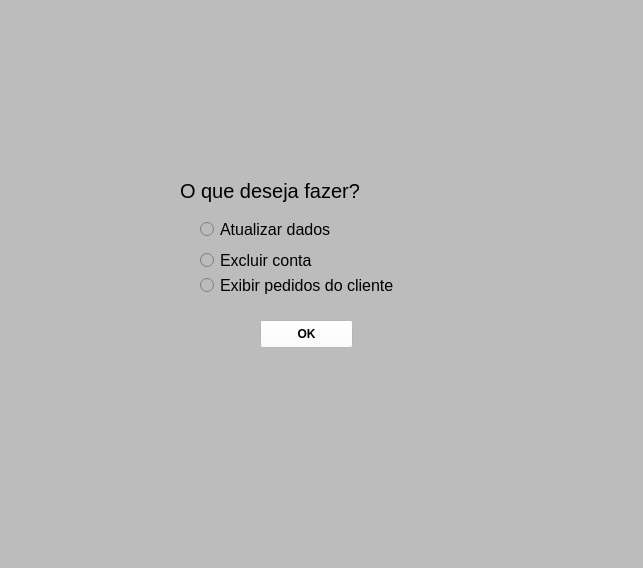
<?xml version="1.0" encoding="UTF-8"?>
<ui version="4.0">
 <class>MainWindow</class>
 <widget class="QMainWindow" name="MainWindow">
  <property name="geometry">
   <rect>
    <x>0</x>
    <y>0</y>
    <width>643</width>
    <height>568</height>
   </rect>
  </property>
  <property name="windowTitle">
   <string>MainWindow</string>
  </property>
  <property name="styleSheet">
   <string notr="true">background-color: rgb(188, 188, 188)</string>
  </property>
  <widget class="QWidget" name="centralwidget">
   <widget class="QPushButton" name="pushButton">
    <property name="geometry">
     <rect>
      <x>260</x>
      <y>320</y>
      <width>93</width>
      <height>28</height>
     </rect>
    </property>
    <property name="font">
     <font>
      <weight>75</weight>
      <bold>true</bold>
     </font>
    </property>
    <property name="styleSheet">
     <string notr="true">background-color: rgb(255, 255, 255)</string>
    </property>
    <property name="text">
     <string>OK</string>
    </property>
   </widget>
   <widget class="QRadioButton" name="op3">
    <property name="geometry">
     <rect>
      <x>200</x>
      <y>270</y>
      <width>251</width>
      <height>31</height>
     </rect>
    </property>
    <property name="font">
     <font>
      <pointsize>12</pointsize>
     </font>
    </property>
    <property name="text">
     <string>Exibir pedidos do cliente</string>
    </property>
   </widget>
   <widget class="QRadioButton" name="op1">
    <property name="geometry">
     <rect>
      <x>200</x>
      <y>219</y>
      <width>181</width>
      <height>21</height>
     </rect>
    </property>
    <property name="font">
     <font>
      <pointsize>12</pointsize>
     </font>
    </property>
    <property name="text">
     <string>Atualizar dados</string>
    </property>
   </widget>
   <widget class="QRadioButton" name="op2">
    <property name="geometry">
     <rect>
      <x>200</x>
      <y>250</y>
      <width>191</width>
      <height>20</height>
     </rect>
    </property>
    <property name="font">
     <font>
      <pointsize>12</pointsize>
     </font>
    </property>
    <property name="text">
     <string>Excluir conta</string>
    </property>
   </widget>
   <widget class="QLabel" name="label">
    <property name="geometry">
     <rect>
      <x>180</x>
      <y>170</y>
      <width>231</width>
      <height>41</height>
     </rect>
    </property>
    <property name="font">
     <font>
      <family>MS Sans Serif</family>
      <pointsize>15</pointsize>
     </font>
    </property>
    <property name="text">
     <string>O que deseja fazer?</string>
    </property>
   </widget>
  </widget>
  <widget class="QMenuBar" name="menubar">
   <property name="geometry">
    <rect>
     <x>0</x>
     <y>0</y>
     <width>643</width>
     <height>26</height>
    </rect>
   </property>
  </widget>
  <widget class="QStatusBar" name="statusbar"/>
 </widget>
 <resources/>
 <connections/>
</ui>
